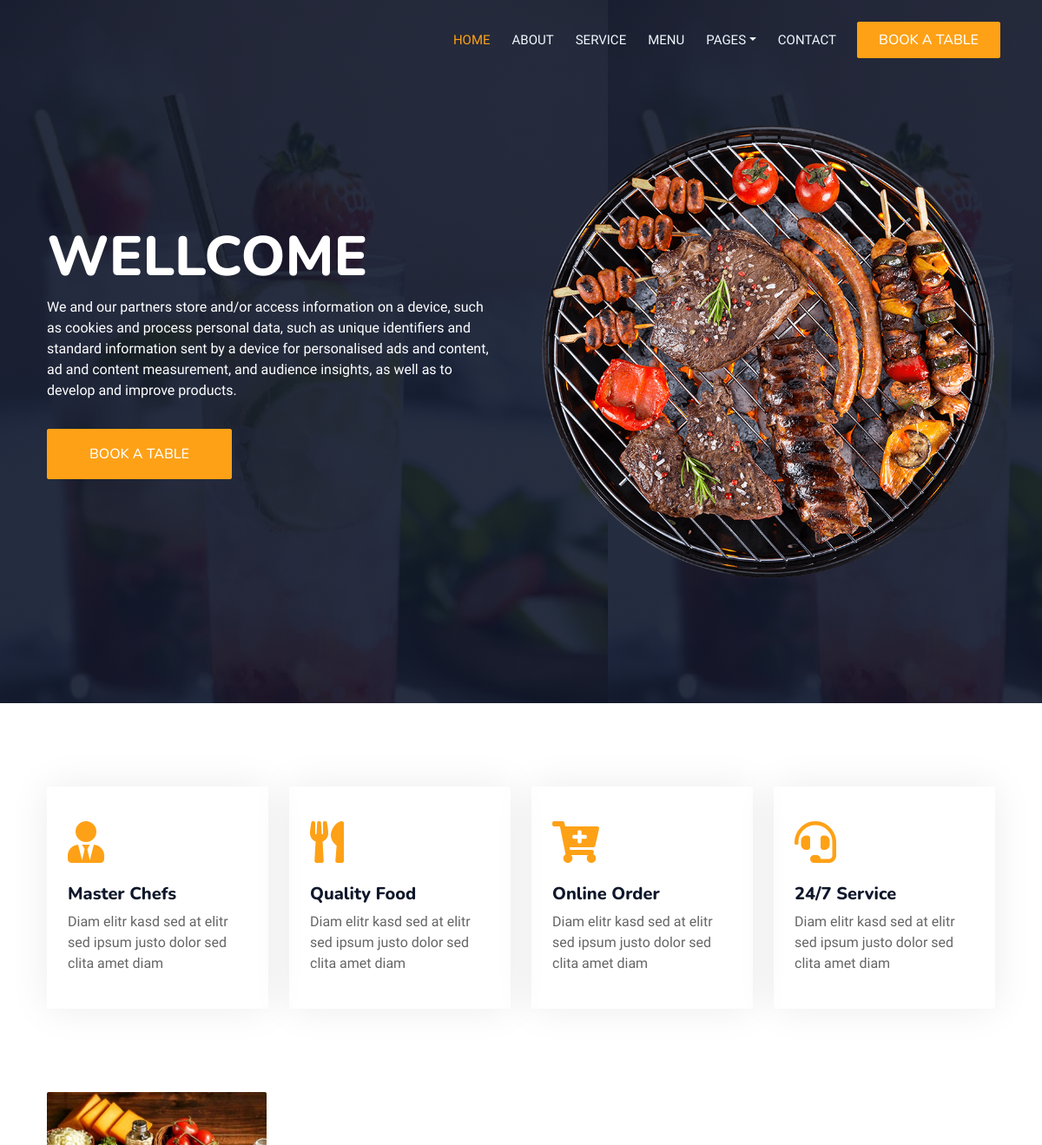
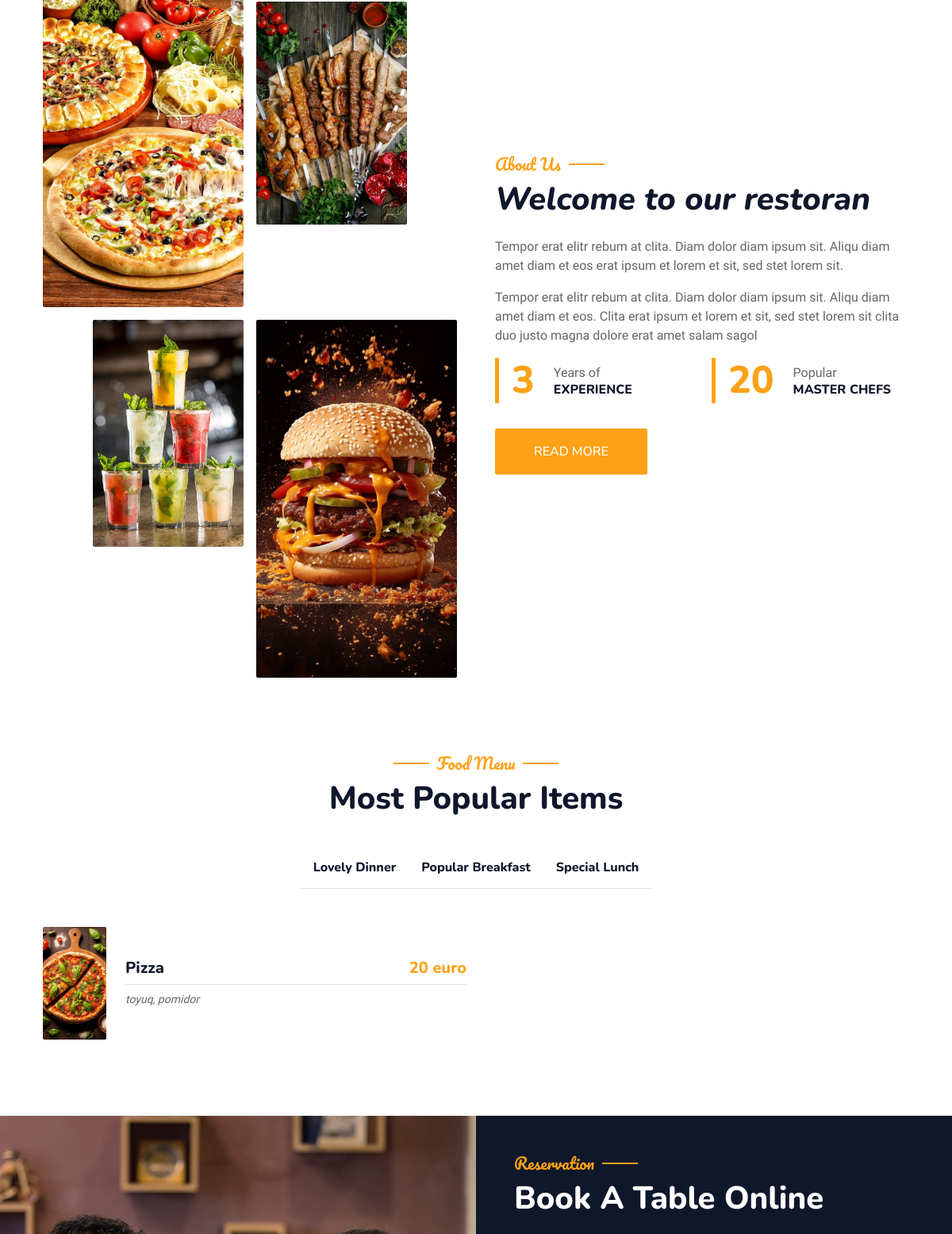
The app's page / (upper part), older data (2 pictures, top to bottom).
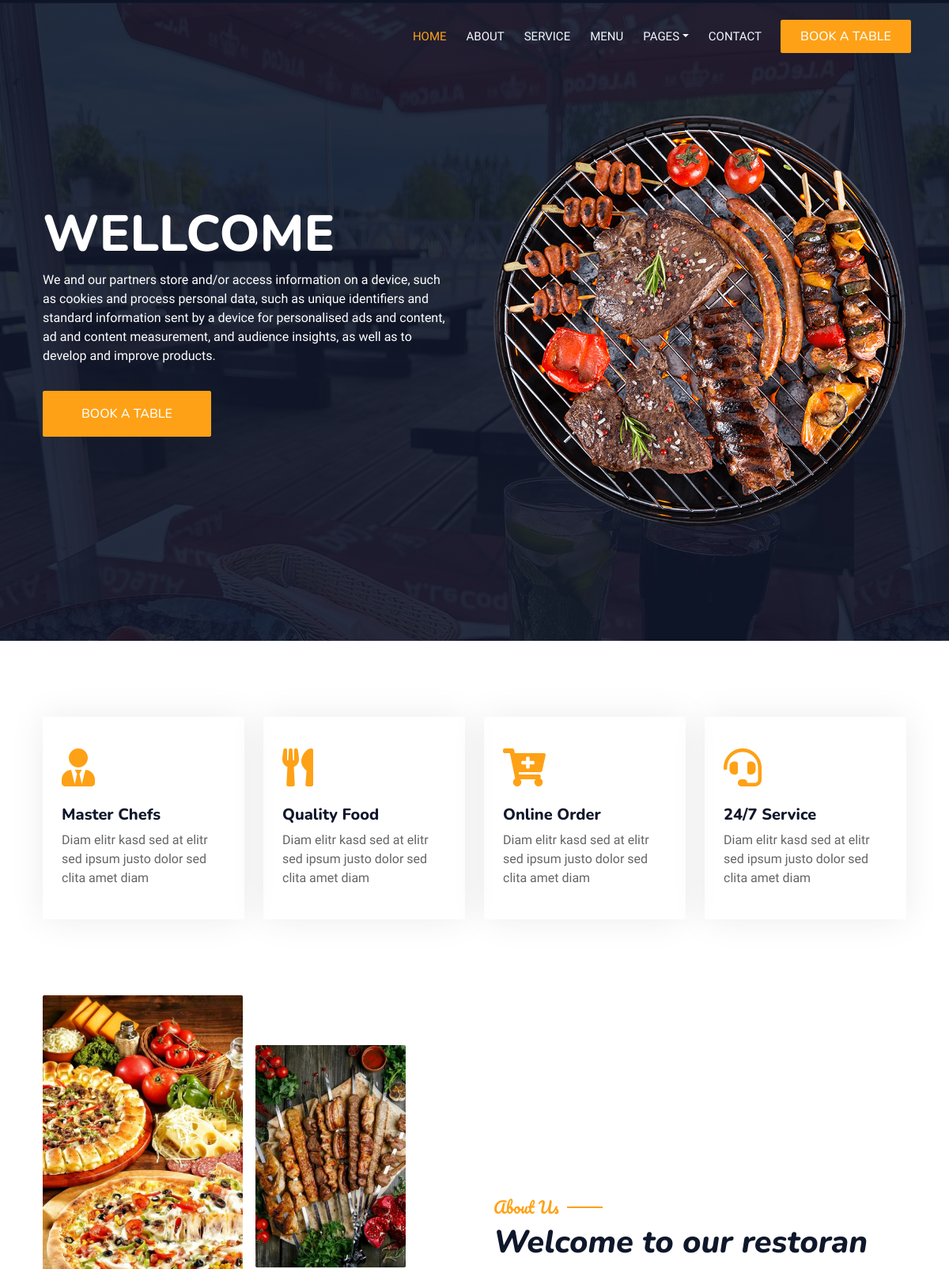
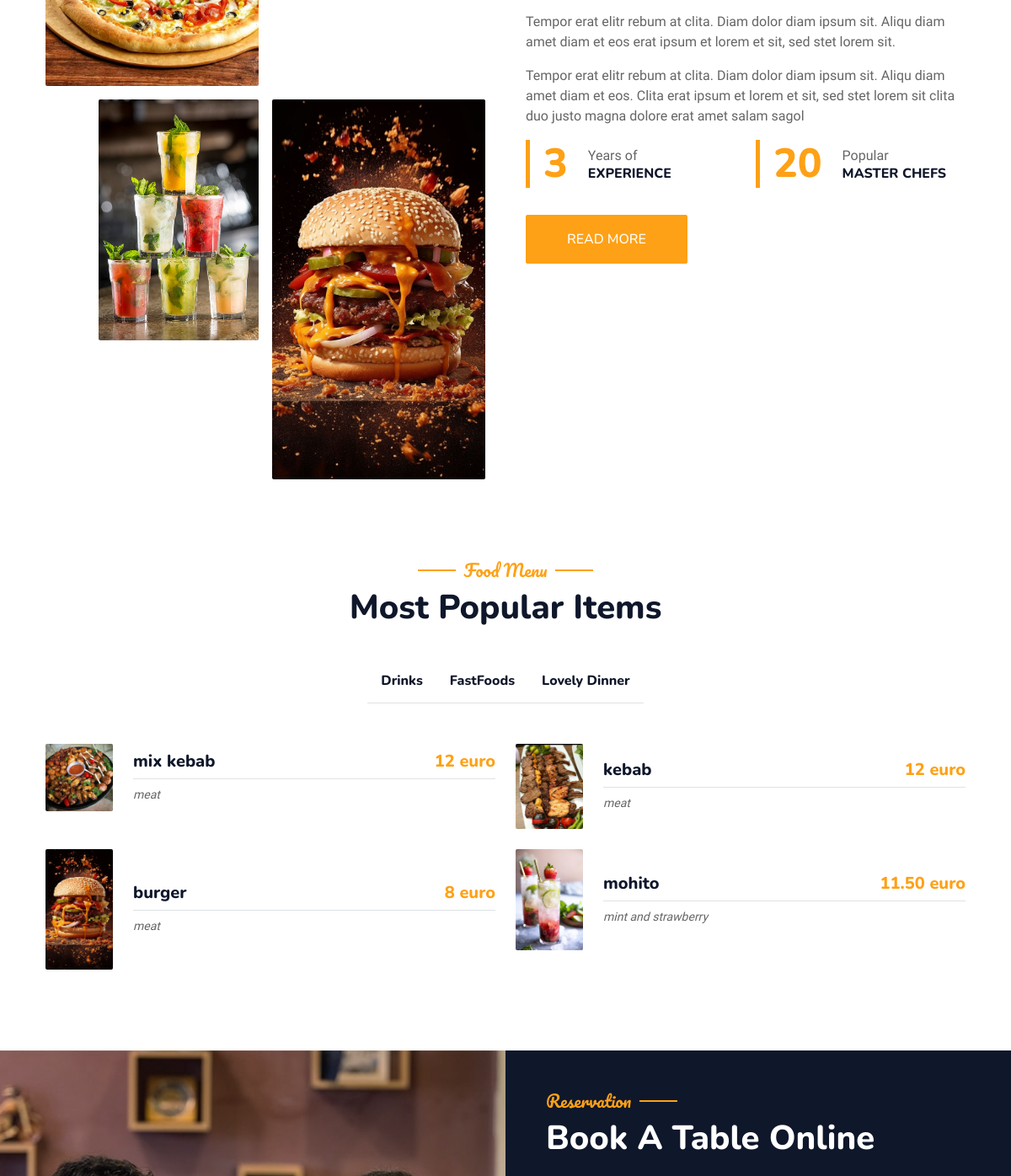
The same page, newer data (2 pictures, top to bottom).
### restaurant/models.py (models this page shows, shortened)
class HomeHeader(DateMixin, SlugMixin):
    main_text = models.TextField(verbose_name="Əsas cümlə")
    sub_text = models.TextField(verbose_name="Alt mətin")
    back_image = models.ImageField(upload_to=Uploader.upload_photo_for_home_header, verbose_name="Arxa plan foto",
                                   help_text="1366x768")
    round_image = models.ImageField(upload_to=Uploader.upload_photo_for_home_header, verbose_name="Fırlanan foto",
                                    help_text="612x612")
    class Meta:
        ordering = ("-created_at",)
        verbose_name = "Ana səhifə başliq"
        verbose_name_plural = "Ana səhifə başliq"

class AboutModel(DateMixin, SlugMixin):
    head = models.CharField(max_length=255, verbose_name="Haqqımızda başlıq hissəsi")
    description = RichTextField(verbose_name="Açıqlama")
    years_of_experience = models.CharField(max_length=255, verbose_name="Təcrübə")
    count_of_workers = models.CharField(max_length=255, verbose_name="İşçilərin sayı")
    img_1 = models.ImageField(upload_to=Uploader.upload_photo_for_about, verbose_name="Sol üst şəkil",
                              help_text="298x298")
    img_2 = models.ImageField(upload_to=Uploader.upload_photo_for_about, verbose_name="Sağ üst şəkil",
                              help_text="224x224")
    img_3 = models.ImageField(upload_to=Uploader.upload_photo_for_about, verbose_name="Sol aşağı şəkil",
                              help_text="224x224")
    img_4 = models.ImageField(upload_to=Uploader.upload_photo_for_about, verbose_name="Sağ aşağı şəkil",
                              help_text="298x298")
    class Meta:
        ordering = ("-created_at",)
        verbose_name = "Haqqımızda"
        verbose_name_plural = "Haqqımızda"

class Category(DateMixin, SlugMixin):
    name = models.CharField(max_length=255, verbose_name="Kateqoriyalar")
    icon_link = models.TextField(verbose_name="Ikon", null=True, blank=True)
    class Meta:
        ordering = ("-created_at",)
        verbose_name = "Kateqoriya"
        verbose_name_plural = "Kateqoriyalar"

class Menu(DateMixin, SlugMixin):
    category = models.ForeignKey(Category, on_delete=models.SET_NULL, null=True, blank=True)
    image = models.ImageField(upload_to=Uploader.upload_photo_for_menu, verbose_name="Yeməyin şəkili",
                              help_text="80x80")
    food_name = models.CharField(max_length=255, verbose_name="Yeməyin adi")
    receipt = models.CharField(max_length=255, verbose_name="Yeməyin tərkibi")
    price = models.CharField(max_length=255, verbose_name="Yeməyin qiyməti")
    class Meta:
        ordering = ("-created_at",)
        verbose_name = "Menyu"
        verbose_name_plural = "Menyu"

### restaurant/views.py (the view)
# urls.py: path("", home_view, name='home'),
def home_view(request):
    about = AboutModel.objects.first()
    workers = Personal.objects.order_by("-created_at")[:4]
    home_header = HomeHeader.objects.first()
    categories = Category.objects.order_by("name")
    menu_1 = Menu.objects.all()
    cat = request.POST.get("cat_id")
    if cat == '1':
        menu_1 = Menu.objects.filter(category__id=cat)
        print(menu_1)
    context = {
        "index_about": about,
        "index_workers": workers,
        "home_header": home_header,
        "categories": categories,
        "menu_1": menu_1,
    }
    return render(request, "index.html", context)

### templates/index.html (shortened to what this page needs)
{% extends 'base.html' %}
{% load static %}
{% block body %}
            <div class="container-xxl py-5 bg-dark hero-header mb-5" style="background: linear-gradient(rgba(15, 23, 43, .9), rgba(15, 23, 43, .9)), url({{ home_header.back_image.url }})">
                <div class="container my-5 py-5">
                    <div class="row align-items-center g-5">
                        <div class="col-lg-6 text-center text-lg-start">
                            <h1 class="display-3 text-white animated slideInLeft">{{home_header.main_text}}</h1>
                            <p class="text-white animated slideInLeft mb-4 pb-2">{{home_header.sub_text}}</p>
                            <a href="{% url 'booking' %}" class="btn btn-primary py-sm-3 px-sm-5 me-3 animated slideInLeft">Book A Table</a>
                        </div>
                        <div class="col-lg-6 text-center text-lg-end overflow-hidden">
                            <img class="img-fluid" src="{{home_header.round_image.url}}" alt="">
                        </div>
                    </div>
                </div>
            </div>
        </div>
        <div class="container-xxl py-5">
            <div class="container">
                <div class="row g-4">
                    <div class="col-lg-3 col-sm-6 wow fadeInUp" data-wow-delay="0.1s">
                        <div class="service-item rounded pt-3">
                            <div class="p-4">
                                <i class="fa fa-3x fa-user-tie text-primary mb-4"></i>
                                <h5>Master Chefs</h5>
                                <p>Diam elitr kasd sed at elitr sed ipsum justo dolor sed clita amet diam</p>
                            </div>
                        </div>
                    </div>
                    <div class="col-lg-3 col-sm-6 wow fadeInUp" data-wow-delay="0.3s">
                        <div class="service-item rounded pt-3">
                            <div class="p-4">
                                <i class="fa fa-3x fa-utensils text-primary mb-4"></i>
                                <h5>Quality Food</h5>
                                <p>Diam elitr kasd sed at elitr sed ipsum justo dolor sed clita amet diam</p>
                            </div>
                        </div>
                    </div>
                    <div class="col-lg-3 col-sm-6 wow fadeInUp" data-wow-delay="0.5s">
                        <div class="service-item rounded pt-3">
                            <div class="p-4">
                                <i class="fa fa-3x fa-cart-plus text-primary mb-4"></i>
                                <h5>Online Order</h5>
                                <p>Diam elitr kasd sed at elitr sed ipsum justo dolor sed clita amet diam</p>
                            </div>
                        </div>
                    </div>
                    <div class="col-lg-3 col-sm-6 wow fadeInUp" data-wow-delay="0.7s">
                        <div class="service-item rounded pt-3">
                            <div class="p-4">
                                <i class="fa fa-3x fa-headset text-primary mb-4"></i>
                                <h5>24/7 Service</h5>
                                <p>Diam elitr kasd sed at elitr sed ipsum justo dolor sed clita amet diam</p>
                            </div>
                        </div>
                    </div>
                </div>
            </div>
        </div>
        <div class="container-xxl py-5">
            <div class="container">
                <div class="row g-5 align-items-center">
                    <div class="col-lg-6">
                        <div class="row g-3">
                            <div class="col-6 text-start">
                                <img class="img-fluid rounded w-100 wow zoomIn" data-wow-delay="0.1s" src="{{index_about.img_1.url}}">
                            </div>
                            <div class="col-6 text-start">
                                <img class="img-fluid rounded w-75 wow zoomIn" data-wow-delay="0.3s" src="{{index_about.img_2.url}}" style="margin-top: 25%;">
                            </div>
                            <div class="col-6 text-end">
                                <img class="img-fluid rounded w-75 wow zoomIn" data-wow-delay="0.5s" src="{{index_about.img_3.url}}">
                            </div>
                            <div class="col-6 text-end">
                                <img class="img-fluid rounded w-100 wow zoomIn" data-wow-delay="0.7s" src="{{index_about.img_4.url}}">
                            </div>
                        </div>
                    </div>
                    <div class="col-lg-6">
                        <h5 class="section-title ff-secondary text-start text-primary fw-normal">About Us</h5>
                        <h1 class="mb-4"><i>{{index_about.head}}</i></h1>
                        <p class="mb-4">{{index_about.description|safe}}</p>
                        <div class="row g-4 mb-4">
                            <div class="col-sm-6">
                                <div class="d-flex align-items-center border-start border-5 border-primary px-3">
                                    <h1 class="flex-shrink-0 display-5 text-primary mb-0" data-toggle="counter-up">{{index_about.years_of_experience}}</h1>
                                    <div class="ps-4">
                                        <p class="mb-0">Years of</p>
                                        <h6 class="text-uppercase mb-0">Experience</h6>
                                    </div>
                                </div>
                            </div>
                            <div class="col-sm-6">
                                <div class="d-flex align-items-center border-start border-5 border-primary px-3">
                                    <h1 class="flex-shrink-0 display-5 text-primary mb-0" data-toggle="counter-up">{{index_about.count_of_workers}}</h1>
                                    <div class="ps-4">
                                        <p class="mb-0">Popular</p>
                                        <h6 class="text-uppercase mb-0">Master Chefs</h6>
                                    </div>
                                </div>
                            </div>
                        </div>
                        <a class="btn btn-primary py-3 px-5 mt-2" href="">Read More</a>
                    </div>
                </div>
            </div>
        </div>
        <div class="container-xxl py-5">
            <div class="container">
                <div class="text-center wow fadeInUp" data-wow-delay="0.1s">
                    <h5 class="section-title ff-secondary text-center text-primary fw-normal">Food Menu</h5>
                    <h1 class="mb-5">Most Popular Items</h1>
                </div>
                <div class="tab-class text-center wow fadeInUp" data-wow-delay="0.1s">
                    <ul class="nav nav-pills d-inline-flex justify-content-center border-bottom mb-5">
                       {% for cat in categories %}
                        <li class="nav-item">
                            <a class="d-flex align-items-center text-start mx-3 ms-0 pb-3 cat-link" data-cat-id="{{ cat.id }}" data-bs-toggle="pill" href="#tab-{{cat.id}}" >
                                <div class="ps-3">
                                    <h6 class="mt-n1 mb-0">{{cat.name}}</h6>
                                </div>
                            </a>
                        </li>
                       {% endfor %}
                    </ul>
                    <div class="tab-content">
                        <div id="tab-1" class="tab-pane fade show p-0 active">
                            <div class="row g-4">
                                {% for i in menu_1 %}
                                <div class="col-lg-6">
                                    <div class="d-flex align-items-center">
                                        <img class="flex-shrink-0 img-fluid rounded" src="{{i.image.url}}" alt="" style="width: 80px;">
                                        <div class="w-100 d-flex flex-column text-start ps-4">
                                            <h5 class="d-flex justify-content-between border-bottom pb-2">
                                                <span>{{i.food_name}}</span>
                                                <span class="text-primary">{{i.price}} euro</span>
                                            </h5>
                                            <small class="fst-italic">{{i.receipt}}</small>
                                        </div>
                                    </div>
                                </div>
                               {% endfor %}
                            </div>
                        </div>
                    </div>
                </div>
            </div>
        </div>
        <div class="container-xxl py-5 px-0 wow fadeInUp" data-wow-delay="0.1s">
            <div class="row g-0">
                <div class="col-md-6">
                    <div class="video">
                    </div>
                </div>
                <div class="col-md-6 bg-dark d-flex align-items-center">
                    <div class="p-5 wow fadeInUp" data-wow-delay="0.2s">
                        <h5 class="section-title ff-secondary text-start text-primary fw-normal">Reservation</h5>
                        <h1 class="text-white mb-4">Book A Table Online</h1>
                        <form>
                            <div class="row g-3">
                            </div>
                        </form>
                    </div>
                </div>
            </div>
        </div>
       {% endblock body %}

### templates/base.html (shortened to what this page needs)
{% load static %}
<!DOCTYPE html>
<html lang="en">
<head>
    <link href="https://cdnjs.cloudflare.com/ajax/libs/font-awesome/5.10.0/css/all.min.css" rel="stylesheet">
    <link href="https://cdn.jsdelivr.net/npm/bootstrap-icons@1.4.1/font/bootstrap-icons.css" rel="stylesheet">
    <link href="{% static 'lib/animate/animate.min.css' %}" rel="stylesheet">
    <link href="{% static 'lib/owlcarousel/assets/owl.carousel.min.css' %}" rel="stylesheet">
    <link href="{% static 'lib/tempusdominus/css/tempusdominus-bootstrap-4.min.css' %}" rel="stylesheet" />
    <link rel="stylesheet" href="https://cdnjs.cloudflare.com/ajax/libs/bootstrap/5.3.2/css/bootstrap.min.css" />
    <link href="{% static 'css/bootstrap.min.css' %}" rel="stylesheet">
    <link href="{% static 'css/style.css' %}" rel="stylesheet">
</head>
<body>
    <div class="container-xxl bg-white p-0">
        <div class="container-xxl position-relative p-0">
            <nav class="navbar navbar-expand-lg navbar-dark bg-dark px-4 px-lg-5 py-3 py-lg-0">
                <div class="collapse navbar-collapse" id="navbarCollapse">
                    <div class="navbar-nav ms-auto py-0 pe-4">
                        <a href="{% url 'home' %}" class="nav-item nav-link {% if request.path == '/' %}  active {% endif %}">Home</a>
                        <a href="{% url 'about' %}" class="nav-item nav-link {% if request.path == '/about/' %}  active {% endif %}">About</a>
                        <a href="{% url 'service' %}" class="nav-item nav-link {% if request.path == '/service/' %}  active {% endif %}">Service</a>
                        <a href="{% url 'menu' %}" class="nav-item nav-link {% if request.path == '/menu/' %}  active {% endif %}">Menu</a>
                        <div class="nav-item dropdown">
                            <a href="#" class="nav-link dropdown-toggle" data-bs-toggle="dropdown">Pages</a>
                        </div>
                        <a href="{% url 'contact' %}" class="nav-item nav-link {% if request.path == '/contact/' %}  active {% endif %}">Contact</a>
                    </div>
                    <a href="{% url 'booking' %}" class="btn btn-primary py-2 px-4">Book A Table</a>
                </div>
            </nav>
            {% block body %}
            {% endblock body %}
    </div>
</body>
</html>

Row changes from the older to the newer data that the page shows:
changed HomeHeader "WELLCOME": back_image: a different picture
changed Category: name "Popular Breakfast" → "Drinks"
changed Category: name "Special Lunch" → "FastFoods"
shown differently, row unchanged: Category "Lovely Dinner": moves down the list
added Menu: image (picture), food_name "mix kebab", price "12", receipt "meat"
added Menu: image (picture), food_name "kebab", price "12", receipt "meat"
added Menu: image (picture), food_name "burger", price "8", receipt "meat"
changed Menu: image: a different picture; food_name "Pizza" → "mohito"; price "20" → "11.50"; receipt "toyuq, pomidor" → "mint and strawberry"
